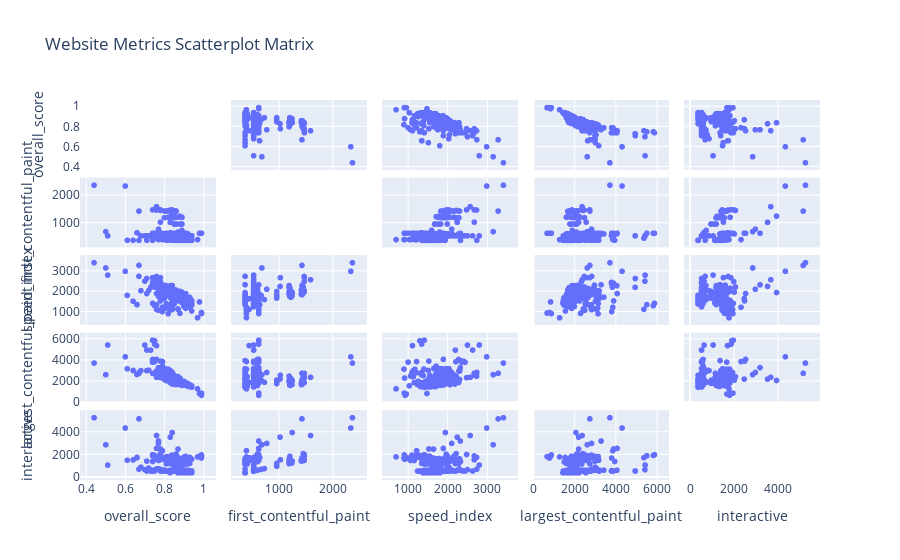

Notebook code cell kept with this figure:
### Code cell
# Convert overall_score to numeric as it was saved in the csv as a string with decimal precision
data['overall_score'] = pd.to_numeric(data['overall_score'])

fig = px.scatter_matrix(data,
    dimensions=["overall_score", "first_contentful_paint", "speed_index", "largest_contentful_paint", "interactive"],
    title="Website Metrics Scatterplot Matrix")
fig.update_traces(diagonal_visible=False)  # Hide diagonal distribution plots
fig.write_html("../../fam-report-site/public/Web-Analytics/scatterplot_matrix.html")
fig.show()

### Figure 1 — Plotly figure (JSON) as saved in the notebook; plotly's stock layout.template omitted (floating-point values rounded to 4 significant figures; data arrays with more than 128 entries replaced by an {"elided": "..."} marker saying what was removed)
{"data": [{"diagonal": {"visible": false}, "dimensions": [{"axis": {"matches": true}, "label": "overall_score", "values": {"elided": "405 float values"}}, {"axis": {"matches": true}, "label": "first_contentful_paint", "values": {"elided": "405 float values"}}, {"axis": {"matches": true}, "label": "speed_index", "values": {"elided": "405 float values"}}, {"axis": {"matches": true}, "label": "largest_contentful_paint", "values": {"elided": "405 float values"}}, {"axis": {"matches": true}, "label": "interactive", "values": {"elided": "405 float values"}}], "hovertemplate": "%{xaxis.title.text}=%{x}<br>%{yaxis.title.text}=%{y}<extra></extra>", "legendgroup": "", "marker": {"color": "#636efa", "symbol": "circle"}, "name": "", "showlegend": false, "type": "splom"}], "layout": {"dragmode": "select", "legend": {"tracegroupgap": 0}, "title": {"text": "Website Metrics Scatterplot Matrix"}}}
